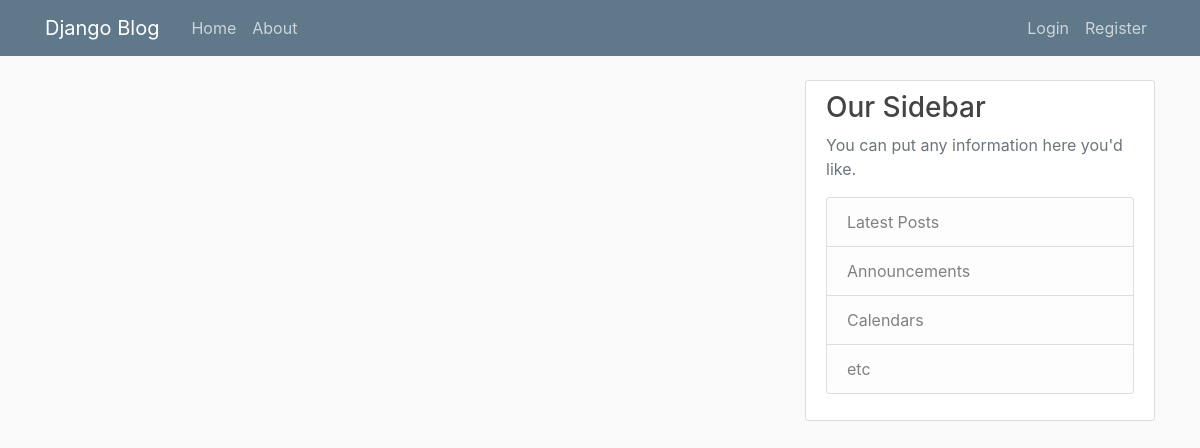
The app's page /, older data.
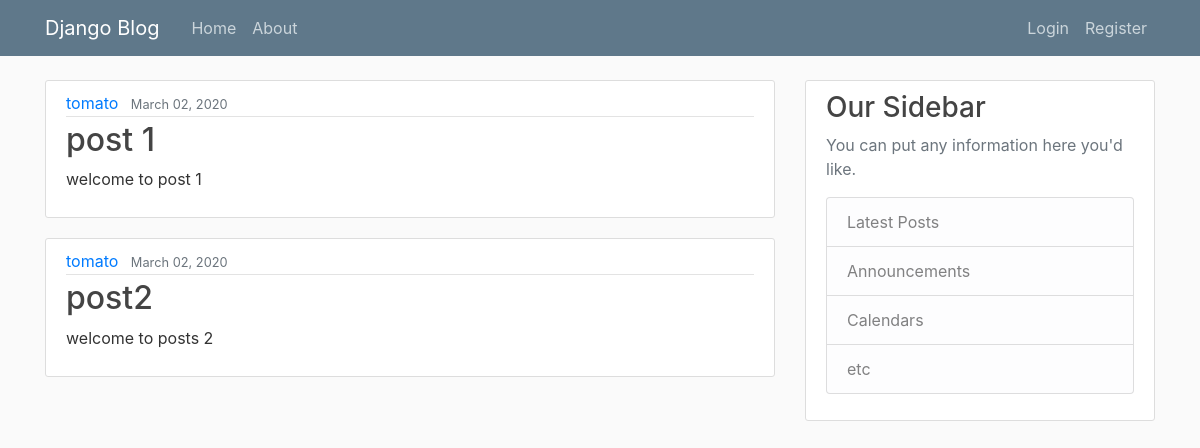
The same page, newer data.
### blogs/models.py (models this page shows)
class Posts(models.Model):
    title = models.CharField(max_length=100)
    author = models.ForeignKey(User, on_delete=models.CASCADE)
    date_pb = models.DateTimeField(default=timezone.now)
    content = models.TextField()

### blogs/views.py (the view)
# urls.py: path("", views.home, name="blog-home"),
def home(request):
    con = {
        "posts": Posts.objects.all(),
    }
    return render(request, "blogs/home.html", con)

### blogs/templates/blogs/home.html
{% extends "blogs/base.html" %}
{% block content%}
{% for post in posts %}
<article class="media content-section">
    <div class="media-body">
        <div class="article-metadata">
            <a class="mr-2" href="#">{{ post.author }}</a>
            <small class="text-muted">{{ post.date_pb|date:'F d, Y' }}</small>
        </div>
        <h2><a class="article-title" href="#">{{ post.title }}</a></h2>
        <p class="article-content">{{ post.content }}</p>
    </div>
</article>
{% endfor %}
{% endblock content %}

### blogs/templates/blogs/base.html (shortened to what this page needs)
{% load static %}
<!DOCTYPE html>
<html>
<head>
    <link rel="stylesheet" href="https://stackpath.bootstrapcdn.com/bootstrap/4.4.1/css/bootstrap.min.css"
>
    <link rel="stylesheet" type="text/css" href="{% static 'blogs/main.css' %}">
</head>
<header class="site-header">
    <nav class="navbar navbar-expand-md navbar-dark bg-steel fixed-top">
        <div class="container">
            <a class="navbar-brand mr-4" href="/">Django Blog</a>
            <div class="collapse navbar-collapse" id="navbarToggle">
                <div class="navbar-nav mr-auto">
                    <a class="nav-item nav-link" href="{% url 'blog-home' %}">Home</a>
                    <a class="nav-item nav-link" href="{% url 'blog-about' %}">About</a>
                </div>
                <div class="navbar-nav">
                    <a class="nav-item nav-link" href="#">Login</a>
                    <a class="nav-item nav-link" href="#">Register</a>
                </div>
            </div>
        </div>
    </nav>
</header>
<main role="main" class="container">
    <div class="row">
        <div class="col-md-8">
            {% block content %}{% endblock %}
        </div>
        <div class="col-md-4">
            <div class="content-section">
                <h3>Our Sidebar</h3>
                <p class='text-muted'>You can put any information here you'd like.
                    <ul class="list-group">
                        <li class="list-group-item list-group-item-light">Latest Posts</li>
                        <li class="list-group-item list-group-item-light">Announcements</li>
                        <li class="list-group-item list-group-item-light">Calendars</li>
                        <li class="list-group-item list-group-item-light">etc</li>
                    </ul>
                </p>
            </div>
        </div>
    </div>
</main>
</body>
</html>

### blogs/static/blogs/main.css (style rules this page uses)
h1, h2, h3, h4, h5, h6 { color: #444444; }
ul { margin: 0; }
.bg-steel { background-color: #5f788a; }
.site-header .navbar-nav .nav-link { color: #cbd5db; }
.content-section { background: #ffffff; padding: 10px 20px; border: 1px solid #dddddd; border-radius: 3px; margin-bottom: 20px; }
.article-title { color: #444444; }
.article-content { white-space: pre-line; }
.article-metadata { padding-bottom: 1px; margin-bottom: 4px; border-bottom: 1px solid #e3e3e3 }

Row changes from the older to the newer data that the page shows:
added Posts: author "tomato", date_pb "March 02, 2020", title "post 1", content "welcome to post 1"
added Posts: author "tomato", date_pb "March 02, 2020", title "post2", content "welcome to posts 2"
